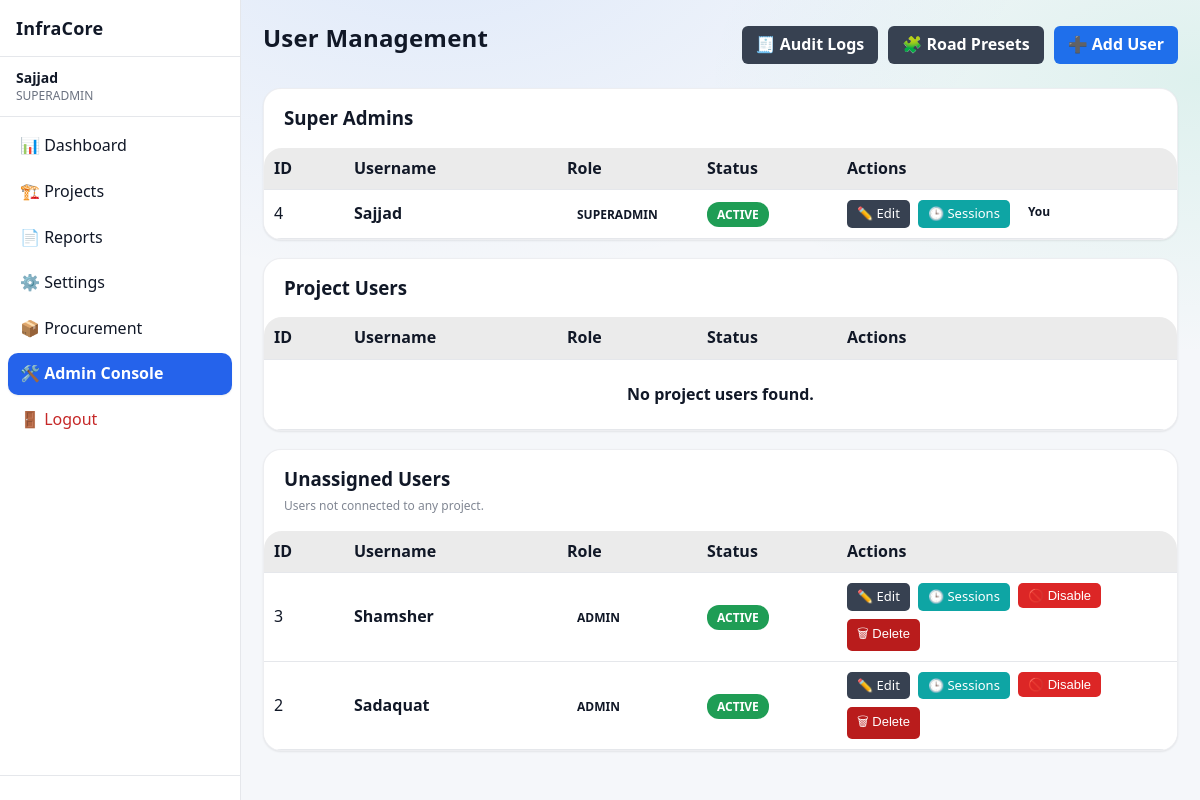
/admin/users (signed in), run on an earlier commit of the app's database.
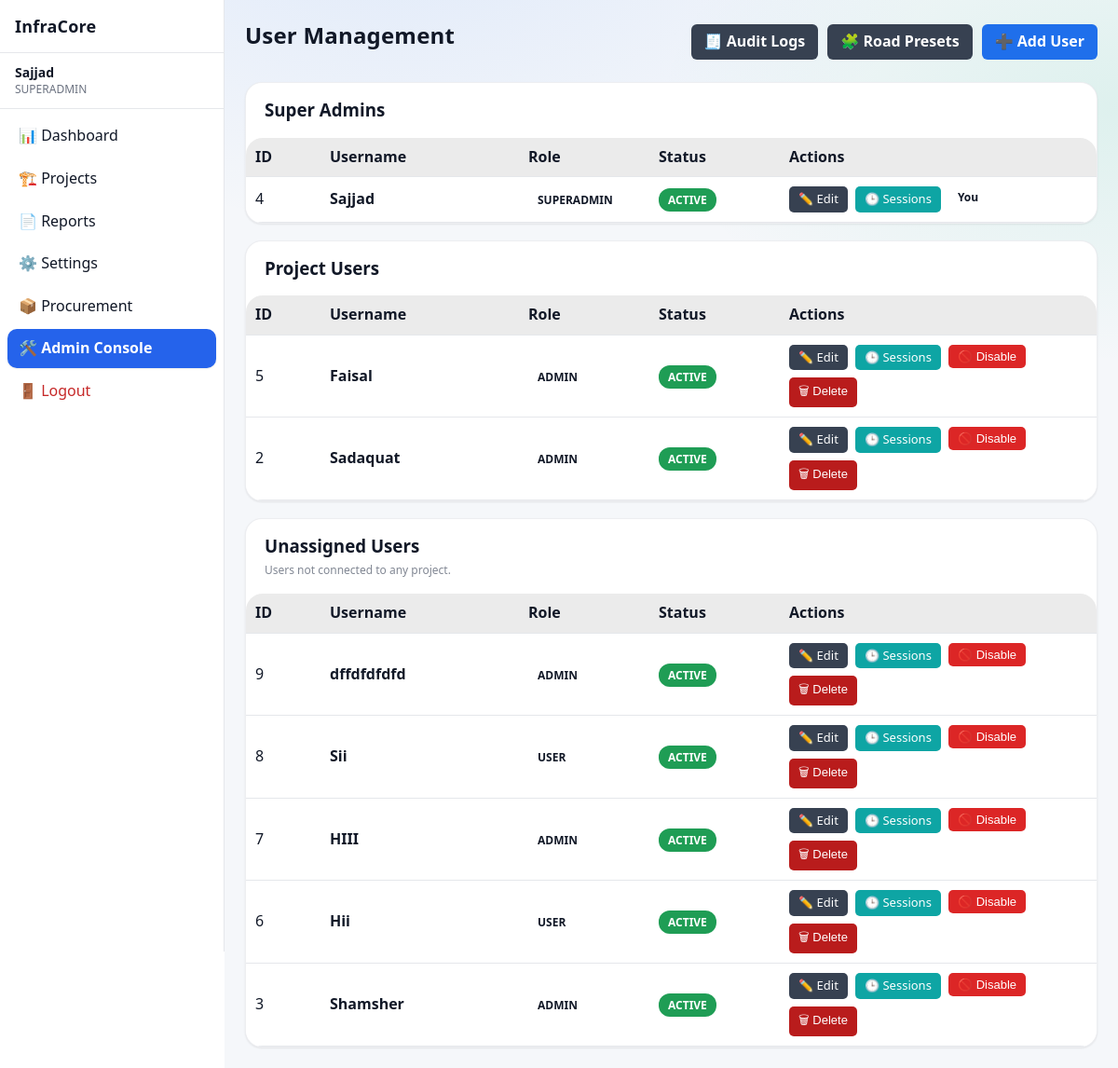
And on a later commit of the database.
### app/models/user.py (models this page shows)
class User(Base):
    __tablename__ = "users"
    id = Column(Integer, primary_key=True, index=True)
    username = Column(String, unique=True, index=True, nullable=False)
    password_hash = Column(String, nullable=False)
    email = Column(String(255), unique=True, index=True, nullable=True)
    role = Column(String, default="user")
    is_active = Column(Boolean, default=True, nullable=False)
    created_at = Column(DateTime, default=datetime.utcnow, nullable=False)
    updated_at = Column(
        DateTime,
        default=datetime.utcnow,
        onupdate=datetime.utcnow,
        nullable=False
    )

### app/routes/admin.py (the view)
@router.get("/users", response_class=HTMLResponse)
def users_list(request: Request, db: Session = Depends(get_db)):
    admin = admin_guard(request)
    if not admin:
        return RedirectResponse("/dashboard", status_code=302)
    superadmins = (
        db.query(User)
        .filter(User.role == "superadmin")
        .order_by(User.id.desc())
        .all()
    )
    assigned_ids = {
        r[0]
        for r in (
            db.query(ProjectUser.user_id)
            .filter(ProjectUser.user_id.isnot(None))
            .distinct()
            .all()
        )
        if r and r[0] is not None
    }
    assigned_ids |= {
        r[0]
        for r in (
            db.query(Project.created_by)
            .filter(Project.created_by.isnot(None))
            .distinct()
            .all()
        )
        if r and r[0] is not None
    }
    base_users = db.query(User).filter(User.role != "superadmin")
    project_users = (
        base_users.filter(User.id.in_(assigned_ids)).order_by(User.id.desc()).all()
        if assigned_ids
        else []
    )
    unassigned_users = (
        base_users.filter(~User.id.in_(assigned_ids)).order_by(User.id.desc()).all()
        if assigned_ids
        else base_users.order_by(User.id.desc()).all()
    )
    html = templates.get_template("admin/users_list.html").render(
        request=request,
        title="User Management",
        superadmins=superadmins,
        project_users=project_users,
        unassigned_users=unassigned_users,
        user=admin,
    )
    return HTMLResponse(content=html)

### app/templates/admin/users_list.html
{% extends "base.html" %}
{% block content %}
<div class="page-header"
     style="display:flex;justify-content:space-between;align-items:center;margin-bottom:20px">
    <h1 class="page-title">User Management</h1>
    <div style="display:flex;gap:10px;flex-wrap:wrap">
        <a href="/admin/logs"
           style="
               background:#374151;
               color:#ffffff;
               padding:8px 14px;
               border-radius:6px;
               font-weight:600;
               text-decoration:none;
               display:inline-flex;
               align-items:center;
               gap:6px;
           ">
            🧾 Audit Logs
        </a>
        <a href="/admin/presets/road"
           style="
               background:#374151;
               color:#ffffff;
               padding:8px 14px;
               border-radius:6px;
               font-weight:600;
               text-decoration:none;
               display:inline-flex;
               align-items:center;
               gap:6px;
           ">
            🧩 Road Presets
        </a>
        <a href="/admin/users/new"
           style="
               background:#1f6feb;
               color:#ffffff;
               padding:8px 14px;
               border-radius:6px;
               font-weight:600;
               text-decoration:none;
               display:inline-flex;
               align-items:center;
               gap:6px;
           ">
            ➕ Add User
        </a>
    </div>
</div>
<div class="card" style="padding:0;margin-bottom:18px">
    <div style="padding:16px 20px;border-bottom:1px solid rgba(255,255,255,0.08)">
        <h3 style="margin:0">Super Admins</h3>
    </div>
    <table class="table" style="margin:0">
        <thead>
            <tr style="background:rgba(255,255,255,0.04)">
                <th style="width:60px">ID</th>
                <th>Username</th>
                <th style="width:120px">Role</th>
                <th style="width:120px">Status</th>
                <th style="width:320px">Actions</th>
            </tr>
        </thead>
        <tbody>
        {% if superadmins and superadmins|length > 0 %}
        {% for u in superadmins %}
            <tr style="border-bottom:1px solid rgba(255,255,255,0.05)">
                <td>{{ u.id }}</td>
                <td><strong>{{ u.username }}</strong></td>
                <td><span class="badge badge-info">{{ u.role | upper }}</span></td>
                <td>
                    {% if u.is_active %}
                        <span class="badge badge-success">ACTIVE</span>
                    {% else %}
                        <span class="badge badge-danger">DISABLED</span>
                    {% endif %}
                </td>
                <td>
                    <div style="display:flex;gap:8px;flex-wrap:wrap">
                        <a href="/admin/users/{{ u.id }}/edit" style="background:#374151;color:#ffffff;padding:5px 10px;border-radius:5px;font-size:13px;text-decoration:none;">✏️ Edit</a>
                        <a href="/admin/users/{{ u.id }}/sessions" style="background:#0ea5a4;color:#ffffff;padding:5px 10px;border-radius:5px;font-size:13px;text-decoration:none;">🕒 Sessions</a>
                        {% if user["id"] != u.id %}
                            <form method="post" action="/admin/users/{{ u.id }}/toggle" style="display:inline">
                                {% if u.is_active %}
                                    <button type="submit" style="background:#dc2626;color:#ffffff;padding:5px 10px;border:none;border-radius:5px;font-size:13px;cursor:pointer;">🚫 Disable</button>
                                {% else %}
                                    <button type="submit" style="background:#16a34a;color:#ffffff;padding:5px 10px;border:none;border-radius:5px;font-size:13px;cursor:pointer;">✅ Enable</button>
                                {% endif %}
                            </form>
                            {% if user["role"] == "superadmin" %}
                            <form method="post" action="/admin/users/{{ u.id }}/delete" style="display:inline" onsubmit="return confirm('Delete this user permanently? This cannot be undone.')">
                                <button type="submit" style="background:#b91c1c;color:#ffffff;padding:5px 10px;border:none;border-radius:5px;font-size:13px;cursor:pointer;">🗑 Delete</button>
                            </form>
                            {% endif %}
                        {% else %}
                            <span class="badge badge-warning">You</span>
                        {% endif %}
                    </div>
                </td>
            </tr>
        {% endfor %}
        {% else %}
            <tr>
                <td colspan="5" style="text-align:center;padding:24px">
                    <strong>No super admins found.</strong>
                </td>
            </tr>
        {% endif %}
        </tbody>
    </table>
</div>
<div class="card" style="padding:0;margin-bottom:18px">
    <div style="padding:16px 20px;border-bottom:1px solid rgba(255,255,255,0.08)">
        <h3 style="margin:0">Project Users</h3>
    </div>
    <table class="table" style="margin:0">
        <thead>
            <tr style="background:rgba(255,255,255,0.04)">
                <th style="width:60px">ID</th>
                <th>Username</th>
                <th style="width:120px">Role</th>
                <th style="width:120px">Status</th>
                <th style="width:320px">Actions</th>
            </tr>
        </thead>
        <tbody>
        {% if project_users and project_users|length > 0 %}
        {% for u in project_users %}
            <tr style="border-bottom:1px solid rgba(255,255,255,0.05)">
                <td>{{ u.id }}</td>
                <td><strong>{{ u.username }}</strong></td>
                <td><span class="badge badge-info">{{ u.role | upper }}</span></td>
                <td>
                    {% if u.is_active %}
                        <span class="badge badge-success">ACTIVE</span>
                    {% else %}
                        <span class="badge badge-danger">DISABLED</span>
                    {% endif %}
                </td>
                <td>
                    <div style="display:flex;gap:8px;flex-wrap:wrap">
                        <a href="/admin/users/{{ u.id }}/edit" style="background:#374151;color:#ffffff;padding:5px 10px;border-radius:5px;font-size:13px;text-decoration:none;">✏️ Edit</a>
                        <a href="/admin/users/{{ u.id }}/sessions" style="background:#0ea5a4;color:#ffffff;padding:5px 10px;border-radius:5px;font-size:13px;text-decoration:none;">🕒 Sessions</a>
                        {% if user["id"] != u.id %}
                            <form method="post" action="/admin/users/{{ u.id }}/toggle" style="display:inline">
                                {% if u.is_active %}
                                    <button type="submit" style="background:#dc2626;color:#ffffff;padding:5px 10px;border:none;border-radius:5px;font-size:13px;cursor:pointer;">🚫 Disable</button>
                                {% else %}
                                    <button type="submit" style="background:#16a34a;color:#ffffff;padding:5px 10px;border:none;border-radius:5px;font-size:13px;cursor:pointer;">✅ Enable</button>
                                {% endif %}
                            </form>
                            {% if user["role"] == "superadmin" %}
                            <form method="post" action="/admin/users/{{ u.id }}/delete" style="display:inline" onsubmit="return confirm('Delete this user permanently? This cannot be undone.')">
                                <button type="submit" style="background:#b91c1c;color:#ffffff;padding:5px 10px;border:none;border-radius:5px;font-size:13px;cursor:pointer;">🗑 Delete</button>
                            </form>
                            {% endif %}
                        {% else %}
                            <span class="badge badge-warning">You</span>
                        {% endif %}
                    </div>
                </td>
            </tr>
        {% endfor %}
        {% else %}
            <tr>
                <td colspan="5" style="text-align:center;padding:24px">
                    <strong>No project users found.</strong>
                </td>
            </tr>
        {% endif %}
        </tbody>
    </table>
</div>
<div class="card" style="padding:0">
    <div style="padding:16px 20px;border-bottom:1px solid rgba(255,255,255,0.08)">
        <h3 style="margin:0">Unassigned Users</h3>
        <div class="help-text" style="margin-top:6px">Users not connected to any project.</div>
    </div>
    <table class="table" style="margin:0">
        <thead>
            <tr style="background:rgba(255,255,255,0.04)">
                <th style="width:60px">ID</th>
                <th>Username</th>
                <th style="width:120px">Role</th>
                <th style="width:120px">Status</th>
                <th style="width:320px">Actions</th>
            </tr>
        </thead>
        <tbody>
        {% if unassigned_users and unassigned_users|length > 0 %}
        {% for u in unassigned_users %}
            <tr style="border-bottom:1px solid rgba(255,255,255,0.05)">
                <td>{{ u.id }}</td>
                <td><strong>{{ u.username }}</strong></td>
                <td><span class="badge badge-info">{{ u.role | upper }}</span></td>
                <td>
                    {% if u.is_active %}
                        <span class="badge badge-success">ACTIVE</span>
                    {% else %}
                        <span class="badge badge-danger">DISABLED</span>
                    {% endif %}
                </td>
                <td>
                    <div style="display:flex;gap:8px;flex-wrap:wrap">
                        <a href="/admin/users/{{ u.id }}/edit" style="background:#374151;color:#ffffff;padding:5px 10px;border-radius:5px;font-size:13px;text-decoration:none;">✏️ Edit</a>
                        <a href="/admin/users/{{ u.id }}/sessions" style="background:#0ea5a4;color:#ffffff;padding:5px 10px;border-radius:5px;font-size:13px;text-decoration:none;">🕒 Sessions</a>
                        {% if user["id"] != u.id %}
                            <form method="post" action="/admin/users/{{ u.id }}/toggle" style="display:inline">
                                {% if u.is_active %}
                                    <button type="submit" style="background:#dc2626;color:#ffffff;padding:5px 10px;border:none;border-radius:5px;font-size:13px;cursor:pointer;">🚫 Disable</button>
                                {% else %}
                                    <button type="submit" style="background:#16a34a;color:#ffffff;padding:5px 10px;border:none;border-radius:5px;font-size:13px;cursor:pointer;">✅ Enable</button>
                                {% endif %}
                            </form>
                            {% if user["role"] == "superadmin" %}
                            <form method="post" action="/admin/users/{{ u.id }}/delete" style="display:inline" onsubmit="return confirm('Delete this user permanently? This cannot be undone.')">
                                <button type="submit" style="background:#b91c1c;color:#ffffff;padding:5px 10px;border:none;border-radius:5px;font-size:13px;cursor:pointer;">🗑 Delete</button>
                            </form>
                            {% endif %}
                        {% else %}
                            <span class="badge badge-warning">You</span>
                        {% endif %}
                    </div>
                </td>
            </tr>
        {% endfor %}
        {% else %}
            <tr>
                <td colspan="5" style="text-align:center;padding:24px">
                    <strong>No unassigned users.</strong>
                </td>
            </tr>
        {% endif %}
        </tbody>
    </table>
</div>
{% endblock %}

### app/templates/base.html (shortened to what this page needs)
<!DOCTYPE html>
<html lang="en">
<head>
    <link rel="stylesheet" href="/static/css/style.css">
    <link rel="stylesheet" href="/static/css/ui_v2.css">
</head>
<body>
<div class="layout">
    <aside class="sidebar">
        <div class="sidebar-header">
            <h2>InfraCore</h2>
        </div>
        {% if user is defined and user is not none %}
        <div class="sidebar-user">
            <strong>{{ user["username"] }}</strong>
            <span class="role">
                {{ user["role"] | upper }}
            </span>
        </div>
        <nav class="sidebar-nav">
            <a href="/dashboard"
               class="{% if request.url.path == '/dashboard' %}active{% endif %}">
                📊 Dashboard
            </a>
            <a href="/projects"
               class="{% if request.url.path.startswith('/projects') %}active{% endif %}">
                🏗️ Projects
            </a>
            {% set can_reports = (user["role"] in ["admin", "superadmin", "manager"]) or (project_role in ["admin", "manager"]) %}
            {% if can_reports %}
            <a href="/reports"
               class="{% if request.url.path.startswith('/reports') %}active{% endif %}">
                📄 Reports
            </a>
            {% endif %}
            <a href="/settings"
               class="{% if request.url.path == '/settings' %}active{% endif %}">
                ⚙️ Settings
            </a>
            {% set can_procure = (user["role"] in ["admin", "superadmin", "manager"]) or (project_role in ["admin", "manager"]) %}
            {% if can_procure %}
            <a href="{% if project_id %}/procurement/{{ project_id }}{% else %}/procurement{% endif %}"
               class="{% if request.url.path.startswith('/procurement') %}active{% endif %}">
                📦 Procurement
            </a>
            {% endif %}
            {% if user["role"] == "superadmin" %}
            <a href="/admin/users"
               class="{% if request.url.path.startswith('/admin') %}active{% endif %}">
                🛠️ Admin Console
            </a>
            {% endif %}
            <a href="/logout" class="danger">
                🚪 Logout
            </a>
        </nav>
        <div class="sidebar-footer"></div>
        {% endif %}
    </aside>
    <main class="main">
        <div class="container">
            {% block content %}{% endblock %}
        </div>
    </main>
</div>
</body>
</html>

What changed in the data, as far as the page shows it:
added User: id "5", username "Faisal", role "ADMIN", is_active "ACTIVE", shown under "Project Users"
shown differently, row unchanged: User "Sadaquat": moves from the list under "Unassigned Users" to the list under "Project Users"
added User: id "9", username "dffdfdfdfd", role "ADMIN", is_active "ACTIVE", shown under "Unassigned Users"
added User: id "8", username "Sii", role "USER", is_active "ACTIVE", shown under "Unassigned Users"
added User: id "7", username "HIII", role "ADMIN", is_active "ACTIVE", shown under "Unassigned Users"
added User: id "6", username "Hii", role "USER", is_active "ACTIVE", shown under "Unassigned Users"
Also different on the page:
text no longer shown: "No project users found."
